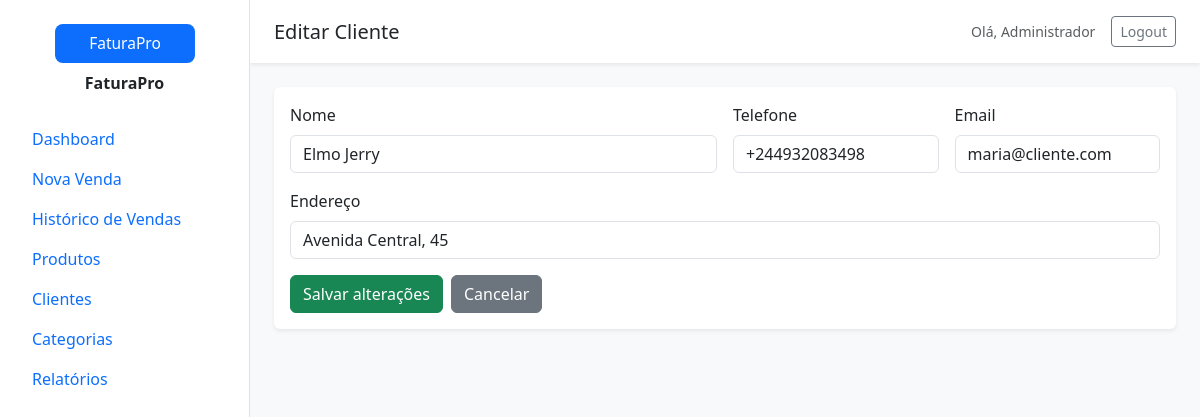
Screenshot of /customers/2/edit (signed in) with the database file from the repository.
### models.py (models this page shows)
class Customer(db.Model):
    __tablename__ = 'customers'
    id = db.Column(db.Integer, primary_key=True)
    name = db.Column(db.String(150), nullable=False)
    phone = db.Column(db.String(40))
    email = db.Column(db.String(120))
    address = db.Column(db.String(255))
    sales = db.relationship('Sale', back_populates='customer')

### main.py (the view, shortened to what this page needs)
@app.route('/customers/<int:customer_id>/edit', methods=['GET', 'POST'])
@login_required
def customers_edit(customer_id):
    customer = Customer.query.get_or_404(customer_id)
    return render_template('customer_edit.html', customer=customer)

### main.py (called while the page is built)
def login_required(view):
    @wraps(view)
    def wrapped_view(**kwargs):
        if 'user_id' not in session:
            return redirect(url_for('login'))
        return view(**kwargs)
    return wrapped_view

@app.context_processor
def inject_globals():
    return {'tax_rate': TAX_RATE, 'current_user': session.get('user_name')}

### templates/customer_edit.html (shortened to what this page needs)
{% extends 'layout.html' %}
{% block page_title %}Editar Cliente{% endblock %}
{% block content %}
<div class="card shadow-sm">
  <div class="card-body">
    <form method="post" class="row g-3">
      <div class="col-md-6"><label class="form-label">Nome</label><input class="form-control" name="name" value="{{ customer.name }}" required></div>
      <div class="col-md-3"><label class="form-label">Telefone</label><input class="form-control" name="phone" value="{{ customer.phone }}"></div>
      <div class="col-md-3"><label class="form-label">Email</label><input class="form-control" name="email" type="email" value="{{ customer.email }}"></div>
      <div class="col-12"><label class="form-label">Endereço</label><input class="form-control" name="address" value="{{ customer.address }}"></div>
      <div class="col-12 d-flex gap-2"><button class="btn btn-success">Salvar alterações</button><a class="btn btn-secondary" href="{{ url_for('customers') }}">Cancelar</a></div>
    </form>
  </div>
</div>
{% endblock %}

### static/css/style.css (style rules this page uses)
body { min-height: 100vh; background: #f4f6fa; }
.card { border: none; }

### rows the page displays
Customer: name "Elmo Jerry", phone "+244932083498", email "maria@cliente.com", address "Avenida Central, 45"

### other values shown
{{ current_user or 'Usuário' }} "Administrador"
